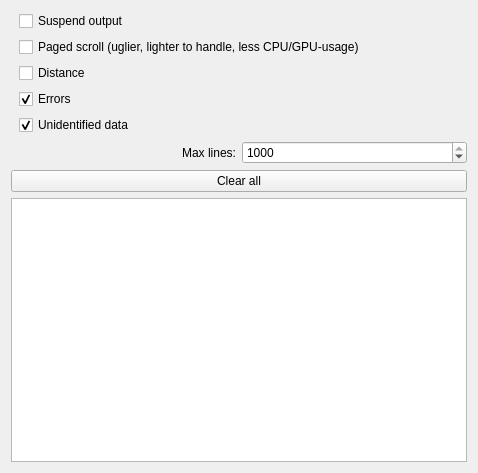
<?xml version="1.0" encoding="UTF-8"?>
<ui version="4.0">
 <class>RPLidarMessageMonitorForm</class>
 <widget class="QWidget" name="RPLidarMessageMonitorForm">
  <property name="geometry">
   <rect>
    <x>0</x>
    <y>0</y>
    <width>478</width>
    <height>473</height>
   </rect>
  </property>
  <property name="sizePolicy">
   <sizepolicy hsizetype="Expanding" vsizetype="Expanding">
    <horstretch>1</horstretch>
    <verstretch>1</verstretch>
   </sizepolicy>
  </property>
  <property name="windowTitle">
   <string>Form</string>
  </property>
  <layout class="QGridLayout" name="gridLayout">
   <item row="0" column="0">
    <layout class="QVBoxLayout" name="verticalLayout_Main">
     <item>
      <layout class="QVBoxLayout" name="verticalLayout_CheckBoxes">
       <property name="leftMargin">
        <number>8</number>
       </property>
       <item>
        <widget class="QCheckBox" name="checkBox_SuspendOutput">
         <property name="text">
          <string>Suspend output</string>
         </property>
        </widget>
       </item>
       <item>
        <widget class="QCheckBox" name="checkBox_PagedScroll">
         <property name="text">
          <string>Paged scroll (uglier, lighter to handle, less CPU/GPU-usage)</string>
         </property>
         <property name="checked">
          <bool>false</bool>
         </property>
        </widget>
       </item>
       <item>
        <widget class="QCheckBox" name="checkBox_Distance">
         <property name="text">
          <string>Distance</string>
         </property>
        </widget>
       </item>
       <item>
        <widget class="QCheckBox" name="checkBox_Errors">
         <property name="text">
          <string>Errors</string>
         </property>
         <property name="checked">
          <bool>true</bool>
         </property>
        </widget>
       </item>
       <item>
        <widget class="QCheckBox" name="checkBox_UnidentifiedData">
         <property name="text">
          <string>Unidentified data</string>
         </property>
         <property name="checked">
          <bool>true</bool>
         </property>
        </widget>
       </item>
      </layout>
     </item>
     <item>
      <layout class="QVBoxLayout" name="verticalLayout_CenterControls">
       <item>
        <layout class="QHBoxLayout" name="horizontalLayout_MaxLines">
         <item>
          <widget class="QLabel" name="label_MaxLines">
           <property name="text">
            <string>Max lines:</string>
           </property>
           <property name="alignment">
            <set>Qt::AlignRight|Qt::AlignTrailing|Qt::AlignVCenter</set>
           </property>
          </widget>
         </item>
         <item>
          <widget class="QSpinBox" name="spinBox_MaxLines">
           <property name="minimum">
            <number>10</number>
           </property>
           <property name="maximum">
            <number>1000</number>
           </property>
           <property name="singleStep">
            <number>10</number>
           </property>
           <property name="value">
            <number>1000</number>
           </property>
          </widget>
         </item>
        </layout>
       </item>
       <item>
        <widget class="QPushButton" name="pushButton_ClearAll">
         <property name="text">
          <string>Clear all</string>
         </property>
        </widget>
       </item>
      </layout>
     </item>
     <item>
      <widget class="QPlainTextEdit" name="plainTextEdit_Output"/>
     </item>
    </layout>
   </item>
  </layout>
 </widget>
 <resources/>
 <connections/>
</ui>
